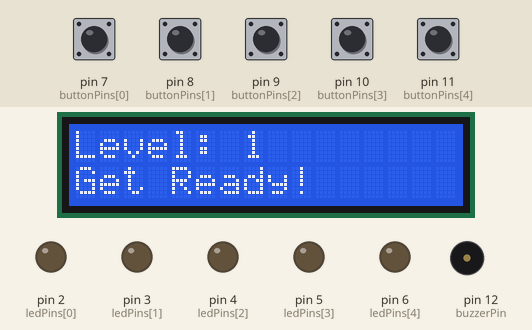
This sketch was run on a simulated Arduino Uno, built with avr-gcc and run on an emulated ATmega328P. On the bench: 16×2 character LCD, output pins drawn as LEDs (lit = HIGH), buzzer (waves = sounding). Dashed ring = blinking. Inputs (shaded band) come from the test bench; at power-on: pin 7 (buttonPins[0]), pin 8 (buttonPins[1]), pin 9 (buttonPins[2]), pin 10 (buttonPins[3]), pin 11 (buttonPins[4]) HIGH. Random numbers use the default seed unless the sketch sets one.

Above: at 1.2 s.
1.3 s: pin 7 (buttonPins[0]) pulled LOW for 0.15 s
At 2.0 s:
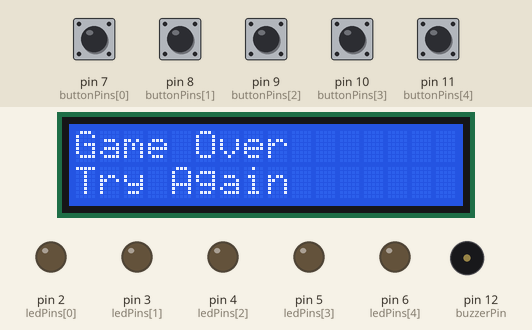
4.4 s: pin 8 (buttonPins[1]) pulled LOW for 1 s
At 5.9 s:
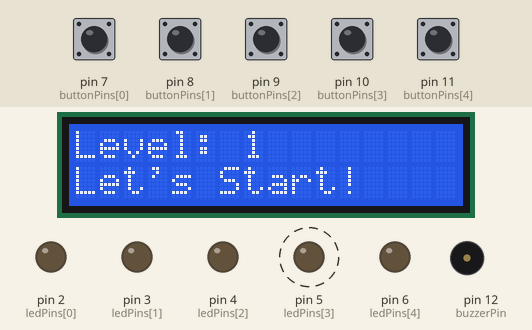
6.9 s: pin 11 (buttonPins[4]) pulled LOW for 1 s
At 8.3 s:
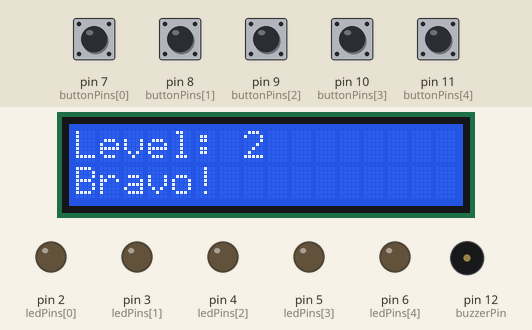
10.9 s: pin 11 (buttonPins[4]) pulled LOW for 0.15 s
At 12.2 s:
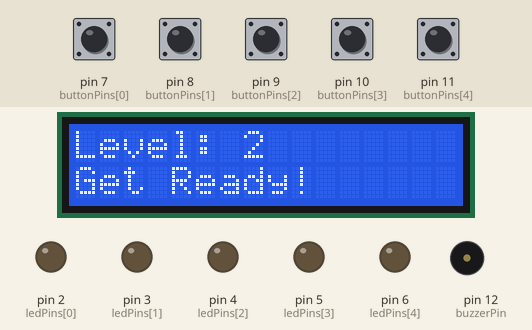
12.5 s: pin 10 (buttonPins[3]) pulled LOW for 0.15 s
At 13.4 s:
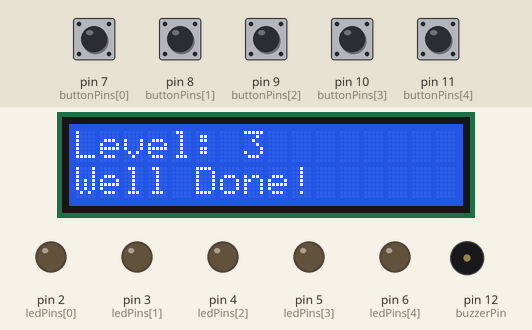
15.6 s: pin 9 (buttonPins[2]) pulled LOW for 1 s
At 18.28 s:
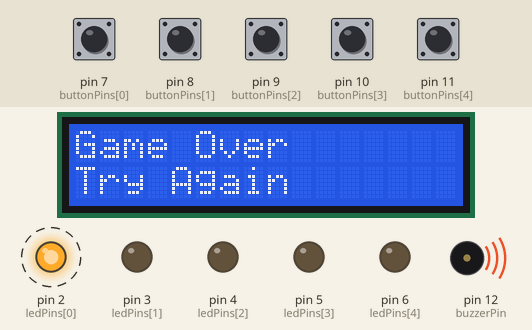
Timing chart, 0 to 20.6 s (numbered marks = the images above; inputs shaded):
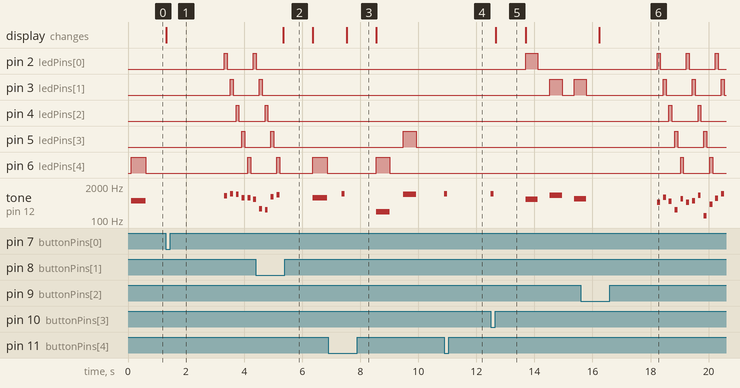

The sketch:

LED_Piano_Game.ino
```cpp
#include <Wire.h>
#include <LiquidCrystal_I2C.h>

#define NUM_LEDS 5
#define NUM_LEVELS 10

const int ledPins[NUM_LEDS] = {2, 3, 4, 5, 6};
const int buttonPins[NUM_LEDS] = {7, 8, 9, 10, 11};
const int buzzerPin = 12;
int currentLevel = 1;
bool gameOver = false;
int sequence[NUM_LEVELS];
int currentStep = 0;

LiquidCrystal_I2C lcd(0x27, 16, 2);

void setup() {
  lcd.init();
  lcd.backlight();
  lcd.clear();
  lcd.setCursor(0, 0);
  lcd.print("Level: ");
  lcd.setCursor(0, 1);
  lcd.print("Press any button");

  for (int i = 0; i < NUM_LEDS; i++) {
    pinMode(ledPins[i], OUTPUT);
    pinMode(buttonPins[i], INPUT_PULLUP);
  }

  pinMode(buzzerPin, OUTPUT);
  randomSeed(analogRead(0));
}

void loop() {
  if (gameOver) {
    for (int i = 0; i < NUM_LEDS; i++) {
      digitalWrite(ledPins[i], HIGH);
      tone(buzzerPin, random(100, 1000));
      delay(100);
      digitalWrite(ledPins[i], LOW);
      noTone(buzzerPin);
      delay(100);
    }

    if (anyButtonPressed()) {
      gameOver = false;
      currentLevel = 1;
      lcd.clear();
      lcd.setCursor(0, 0);
      lcd.print("Level: 1");
      lcd.setCursor(0, 1);
      lcd.print("Let's Start!");
      delay(1000);
    }

    return;
  }

  lcd.clear();
  lcd.setCursor(0, 0);
  lcd.print("Level: ");
  lcd.print(currentLevel);
  lcd.setCursor(0, 1);
  lcd.print("Get Ready!");

  generateSequence();
  showSequence();

  currentStep = 0;

  while (!gameOver) {
    if (digitalRead(buttonPins[sequence[currentStep]]) == LOW) {
      tone(buzzerPin, 1000, 100);
      delay(150);

      currentStep++;
      if (currentStep >= currentLevel) {
        lcd.clear();
        lcd.setCursor(0, 0);
        lcd.print("Level: ");
        lcd.print(currentLevel + 1);
        lcd.setCursor(0, 1);
        lcd.print(getRandomSuccessMessage());
        delay(1000);

        currentLevel++;
        if (currentLevel > NUM_LEVELS) {
          lcd.clear();
          lcd.setCursor(0, 0);
          lcd.print("You Win!");
          lcd.setCursor(0, 1);
          lcd.print("Congratulations!");
          delay(2000);
          currentLevel = 1;
        }

        break;
      }
    } else if (anyButtonPressed() && digitalRead(buttonPins[sequence[currentStep]]) == HIGH) {
      lcd.clear();
      lcd.setCursor(0, 0);
      lcd.print("Game Over");
      lcd.setCursor(0, 1);
      lcd.print("Try Again");
      gameOver = true;
      delay(2000);
      break;
    }
  }
}

void generateSequence() {
  for (int i = 0; i < currentLevel; i++) {
    sequence[i] = random(NUM_LEDS);
  }
}

void showSequence() {
  int delayTime = 500 - (currentLevel - 1) * 40; // Decreases delayTime with each level
  for (int i = 0; i < currentLevel; i++) {
    digitalWrite(ledPins[sequence[i]], HIGH);
    tone(buzzerPin, random(100, 1000));
    delay(delayTime);
    digitalWrite(ledPins[sequence[i]], LOW);
    noTone(buzzerPin);
    delay(delayTime);
  }
}

bool anyButtonPressed() {
  for (int i = 0; i < NUM_LEDS; i++) {
    if (digitalRead(buttonPins[i]) == LOW) {
      return true;
    }
  }
  return false;
}

String getRandomSuccessMessage() {
  String messages[] = {"Bravo!", "Well Done!", "Great!", "Awesome!", "Fantastic!"};
  return messages[random(0, 5)];
}
```

Measured:
- after the input at 1.3 s, pin 2 (ledPins[0]): LOW → HIGH after 2.0 s, → LOW 0.10 s later, → HIGH 0.90 s later; pin 3 (ledPins[1]): LOW → HIGH after 2.2 s, → LOW 0.10 s later
- after the input at 4.4 s, the display: changes after 0.95 s (image 2)
- after the input at 6.9 s, pin 5 (ledPins[3]): LOW → HIGH after 2.6 s, → LOW 0.46 s later; pin 6 (ledPins[4]): LOW → HIGH after 1.7 s, → LOW 0.46 s later; tone on pin 12 (buzzerPin): plays 1000 Hz for 0.10 s, 207 Hz for 0.46 s, 968 Hz for 0.46 s, starting after 0.47 s; the display: changes after 0.64 s (image 3)
- after the input at 10.9 s, tone on pin 12 (buzzerPin): silent → 1000 Hz at once, → silent 0.10 s later
- after the input at 12.5 s, pin 2 (ledPins[0]): LOW → HIGH after 1.2 s, → LOW 0.42 s later; pin 3 (ledPins[1]): LOW → HIGH after 2.0 s, → LOW 0.42 s later, → HIGH 0.42 s later; tone on pin 12 (buzzerPin): plays 1000 Hz for 0.10 s, 612 Hz for 0.42 s, 869 Hz for 0.42 s, 653 Hz for 0.23 s, starting at once; the display: changes after 0.17 s (image 5)
- after the input at 15.6 s, pin 2 (ledPins[0]): alternates HIGH for 0.10 s and LOW for 0.90 s, starting after 2.6 s; pin 4 (ledPins[2]): alternates HIGH for 0.10 s and LOW for 0.90 s, starting after 3.0 s
- what the display in image 5 shows lasts 1.0 s, from 12.7 s to 13.7 s
